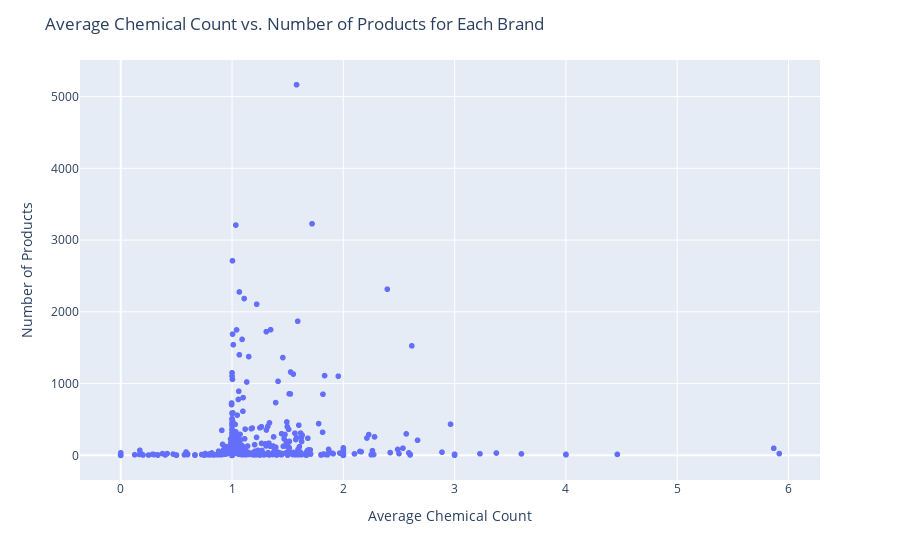

The code cell stored with this chart in its notebook:
### Code cell
import plotly.express as px
fig = px.scatter(y=brand_numproducts_chemicalcounts['Number of Products'], x=brand_numproducts_chemicalcounts['ChemicalCount'],hover_name=brand_numproducts_chemicalcounts['BrandName'])
fig.update_yaxes(title_text='Number of Products')
fig.update_xaxes(title_text='Average Chemical Count')
fig.update_layout(title_text='Average Chemical Count vs. Number of Products for Each Brand')
fig.show()

### Figure 1 — Plotly figure (JSON) as saved in the notebook; plotly's stock layout.template omitted (floating-point values rounded to 4 significant figures; data arrays with more than 128 entries replaced by an {"elided": "..."} marker saying what was removed)
{"data": [{"hovertemplate": "<b>%{hovertext}</b><br><br>x=%{x}<br>y=%{y}<extra></extra>", "hovertext": {"elided": "2356 str values"}, "legendgroup": "", "marker": {"color": "#636efa", "symbol": "circle"}, "mode": "markers", "name": "", "showlegend": false, "type": "scattergl", "x": {"elided": "2356 float values"}, "xaxis": "x", "y": {"elided": "2356 int values"}, "yaxis": "y"}], "layout": {"legend": {"tracegroupgap": 0}, "margin": {"t": 60}, "title": {"text": "Average Chemical Count vs. Number of Products for Each Brand"}, "xaxis": {"anchor": "y", "domain": [0, 1], "title": {"text": "Average Chemical Count"}}, "yaxis": {"anchor": "x", "domain": [0, 1], "title": {"text": "Number of Products"}}}}
